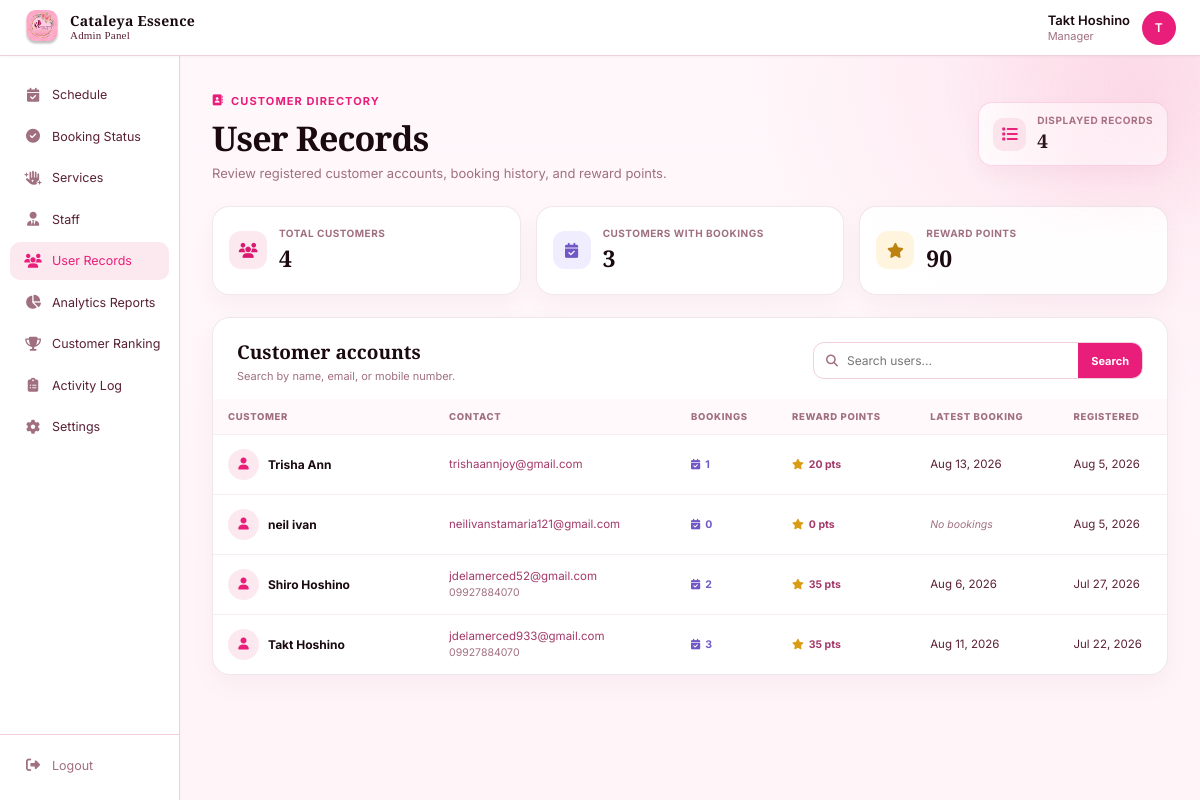
The page /Php/Admin-UserRecords.php (signed in) on the database its author committed.
### tables this page shows
CREATE TABLE `users` (
  `id` int NOT NULL,
  `full_name` varchar(100) NOT NULL,
  `email` varchar(100) NOT NULL,
  `phone` varchar(20) DEFAULT NULL,
  `address_line1` varchar(255) DEFAULT NULL,
  `address_line2` varchar(255) DEFAULT NULL,
  `city` varchar(100) DEFAULT NULL,
  `province` varchar(100) DEFAULT NULL,
  `postal_code` varchar(20) DEFAULT NULL,
  `password_hash` varchar(255) NOT NULL,
  `profile_photo` varchar(255) DEFAULT NULL,
  `is_verified` tinyint(1) DEFAULT '0',
  `created_at` timestamp NULL DEFAULT CURRENT_TIMESTAMP,
  `is_admin` tinyint(1) DEFAULT '0'
);

### Php/Admin-UserRecords.php (the view, shortened to what this page needs)
<?php
require_once __DIR__ . '/../config/database.php';
$search = trim((string) ($_GET['q'] ?? ''));
$where = ['u.is_admin = 0'];
$params = [];
$whereSql = implode(' AND ', $where);
$recordsStatement = $pdo->prepare(
    "SELECT
        u.id,
        u.full_name,
        u.email,
        u.phone,
        u.created_at,
        COUNT(DISTINCT b.id) AS booking_count,
        MAX(b.booking_date) AS latest_booking_date,
        COALESCE(r.points, 0) AS reward_points
     FROM users u
     LEFT JOIN bookings b ON b.user_id = u.id
     LEFT JOIN rewards r ON r.user_id = u.id
     WHERE {$whereSql}
     GROUP BY u.id, u.full_name, u.email, u.phone, u.created_at, r.points
     ORDER BY u.created_at DESC, u.full_name ASC"
);
$recordsStatement->execute($params);
$userRecords = $recordsStatement->fetchAll(PDO::FETCH_ASSOC);
$customerTotals = $pdo->query(
    "SELECT
        COUNT(*) AS total_customers
     FROM users
     WHERE is_admin = 0"
)->fetch(PDO::FETCH_ASSOC) ?: [];
$customersWithBookings = (int) $pdo->query(
    "SELECT COUNT(DISTINCT b.user_id)
     FROM bookings b
     INNER JOIN users u ON u.id = b.user_id
     WHERE u.is_admin = 0"
)->fetchColumn();
$rewardPointsTotal = (int) $pdo->query(
    "SELECT COALESCE(SUM(r.points), 0)
     FROM rewards r
     INNER JOIN users u ON u.id = r.user_id
     WHERE u.is_admin = 0"
)->fetchColumn();
$totalCustomers = (int) ($customerTotals['total_customers'] ?? 0);
$adminName = trim((string) ($_SESSION['full_name'] ?? 'Admin')) ?: 'Admin';
$adminInitial = strtoupper(substr($adminName, 0, 1)) ?: 'A';
?>
<!DOCTYPE html>
<html lang="en">
<head>
    <link rel="stylesheet" href="https://cdnjs.cloudflare.com/ajax/libs/font-awesome/6.5.0/css/all.min.css" />
    <link rel="stylesheet" href="../css/Admin-Booking Analytics.css" />
    <link rel="stylesheet" href="../css/admin-sidebar.css" />
    <link rel="stylesheet" href="../css/Admin-UserRecords.css" />
</head>
<body class="user-records-page admin-page">
    <header class="navbar">
        <div class="navbar-brand">
            <div class="navbar-logo"><img src="../img/Rectangle 38 (1).png" class="logo-img" alt="Cataleya Essence of Beauty" /></div>
            <div class="navbar-brand-text">
                <span class="navbar-brand-name">Cataleya Essence</span>
                <span class="navbar-brand-sub">Admin Panel</span>
            </div>
        </div>
        <div class="navbar-user">
            <div class="user-info">
                <span class="user-name"><?php echo htmlspecialchars($adminName, ENT_QUOTES, 'UTF-8'); ?></span>
                <span class="user-role">Manager</span>
            </div>
            <div class="user-avatar"><?php echo htmlspecialchars($adminInitial, ENT_QUOTES, 'UTF-8'); ?></div>
        </div>
    </header>
    <div class="layout">
        <aside class="sidebar">
            <nav class="sidebar-nav">
                <a href="Admin-Sched.php" class="nav-link"><i class="fas fa-calendar-check"></i> Schedule</a>
                <a href="Admin-BookingStatus.php" class="nav-link"><i class="fas fa-check-circle"></i> Booking Status</a>
                <a href="Admin-Service.php" class="nav-link"><i class="fas fa-hand-sparkles"></i> Services</a>
                <a href="Admin-Staff.php" class="nav-link"><i class="fas fa-user-tie"></i> Staff</a>
                <a href="Admin-UserRecords.php" class="nav-link active"><i class="fas fa-users"></i> User Records</a>
                <a href="Admin-Analytics.php" class="nav-link"><i class="fas fa-chart-pie"></i> Analytics Reports</a>
                <a href="Admin-CustomerRanking.php" class="nav-link"><i class="fas fa-trophy"></i> Customer Ranking</a>
                <a href="Admin-ActivityLog.php" class="nav-link"><i class="fas fa-clipboard-list"></i> Activity Log</a>
                <a href="Admin-Settings.php" class="nav-link"><i class="fas fa-cog"></i> Settings</a>
            </nav>
            <div class="sidebar-footer">
                <a href="../auth/logout.php" class="nav-link logout"><i class="fas fa-sign-out-alt"></i> Logout</a>
            </div>
        </aside>
        <main class="main">
            <section class="page-header">
                <div>
                    <span class="page-eyebrow"><i class="fas fa-address-book"></i> Customer directory</span>
                    <h1 class="page-title">User Records</h1>
                    <p class="page-sub">Review registered customer accounts, booking history, and reward points.</p>
                </div>
                <div class="records-count" aria-label="Records displayed">
                    <i class="fas fa-list"></i>
                    <div><span>Displayed records</span><strong><?php echo number_format(count($userRecords)); ?></strong></div>
                </div>
            </section>
            <section class="records-summary" aria-label="User record summary">
                <article class="records-stat-card records-stat-card--rose"><span><i class="fas fa-users"></i></span><div><small>Total customers</small><strong><?php echo number_format($totalCustomers); ?></strong></div></article>
                <article class="records-stat-card records-stat-card--purple"><span><i class="fas fa-calendar-check"></i></span><div><small>Customers with bookings</small><strong><?php echo number_format($customersWithBookings); ?></strong></div></article>
                <article class="records-stat-card records-stat-card--gold"><span><i class="fas fa-star"></i></span><div><small>Reward points</small><strong><?php echo number_format($rewardPointsTotal); ?></strong></div></article>
            </section>
            <section class="records-card" aria-labelledby="recordsTitle">
                <div class="records-card-head">
                    <div>
                        <h2 id="recordsTitle">Customer accounts</h2>
                        <p>Search by name, email, or mobile number.</p>
                    </div>
                    <form id="recordsSearchForm" class="records-search" method="get" action="Admin-UserRecords.php" role="search">
                        <i class="fas fa-search" aria-hidden="true"></i>
                        <input id="recordSearch" name="q" type="search" value="<?php echo htmlspecialchars($search, ENT_QUOTES, 'UTF-8'); ?>" placeholder="Search users..." autocomplete="off" />
                        <button type="submit">Search</button>
                    </form>
                </div>
                <?php if (!empty($userRecords)): ?>
                    <div class="records-table-wrap">
                        <table class="records-table">
                            <thead>
                                <tr><th>Customer</th><th>Contact</th><th>Bookings</th><th>Reward points</th><th>Latest booking</th><th>Registered</th></tr>
                            </thead>
                            <tbody id="recordsTableBody">
                                <?php foreach ($userRecords as $record): ?>
                                    <?php
                                        $recordName = (string) $record['full_name'];
                                        $recordSearchText = trim($recordName . ' ' . (string) $record['email'] . ' ' . (string) $record['phone']);
                                    ?>
                                    <tr data-record-search="<?php echo htmlspecialchars($recordSearchText, ENT_QUOTES, 'UTF-8'); ?>">
                                        <td><div class="record-customer"><span class="record-avatar"><i class="fas fa-user" aria-hidden="true"></i></span><strong><?php echo htmlspecialchars($recordName, ENT_QUOTES, 'UTF-8'); ?></strong></div></td>
                                        <td><div class="record-contact"><a href="mailto:<?php echo htmlspecialchars((string) $record['email'], ENT_QUOTES, 'UTF-8'); ?>"><?php echo htmlspecialchars((string) $record['email'], ENT_QUOTES, 'UTF-8'); ?></a><?php if (!empty($record['phone'])): ?><span><?php echo htmlspecialchars((string) $record['phone'], ENT_QUOTES, 'UTF-8'); ?></span><?php endif; ?></div></td>
                                        <td><span class="record-bookings"><i class="fas fa-calendar-check" aria-hidden="true"></i> <?php echo number_format((int) $record['booking_count']); ?></span></td>
                                        <td><span class="record-points"><i class="fas fa-star" aria-hidden="true"></i> <?php echo number_format((int) $record['reward_points']); ?> pts</span></td>
                                        <td><?php echo !empty($record['latest_booking_date']) ? htmlspecialchars(date('M j, Y', strtotime((string) $record['latest_booking_date'])), ENT_QUOTES, 'UTF-8') : '<span class="record-empty">No bookings</span>'; ?></td>
                                        <td><?php echo htmlspecialchars(date('M j, Y', strtotime((string) $record['created_at'])), ENT_QUOTES, 'UTF-8'); ?></td>
                                    </tr>
                                <?php endforeach; ?>
                            </tbody>
                        </table>
                    </div>
                <?php else: ?>
                    <div class="records-empty"><span><i class="fas fa-users"></i></span><h2>No user records found</h2><p>Try another search term.</p></div>
                <?php endif; ?>
            </section>
        </main>
    </div>
</body>
</html>

### css/Admin-Booking Analytics.css (style rules this page uses)
*, *::before, *::after { box-sizing: border-box; margin: 0; padding: 0; }
:root { --pink-light: #fce8ef; --pink-mid: #f8d0dc; --pink-accent: #e91e7a; --pink-soft: #f06292; --text-dark: #1a0a10; --text-mid: #5a2035; --text-muted: #a07080; --border: #f0d0da; --white: #ffffff; --bg: #FEEAF1; --sidebar-w: 180px; --navbar-h: 56px; --shadow-sm: 0 1px 3px rgba(0, 0, 0, 0.04); }
body { font-family: 'Inter', sans-serif; color: var(--text-dark); min-height: 100vh; }
.navbar { position: fixed; top: 0; left: 0; right: 0; height: var(--navbar-h); background: var(--white); border-bottom: 1px solid var(--border); display: flex; align-items: center; justify-content: space-between; padding: 0 24px; z-index: 100; box-shadow: var(--shadow-sm); }
.navbar-brand { display: flex; align-items: center; gap: 10px; }
.navbar-logo { width: 36px; height: 36px; border-radius: 10px; overflow: hidden; flex-shrink: 0; display: flex; align-items: center; justify-content: center; }
.navbar-logo img { width: 100%; height: 100%; object-fit: cover; border-radius: 9px; }
.navbar-brand-text { display: flex; flex-direction: column; line-height: 1.2; }
.navbar-brand-name { font-family: 'Playfair Display', serif; font-size: 14px; font-weight: 700; color: var(--text-dark); letter-spacing: 0.3px; }
.navbar-brand-sub { font-family: 'Playfair Display', serif; font-size: 11px; font-weight: 400; color: var(--text-mid); letter-spacing: 0.2px; }
.navbar-user { display: flex; align-items: center; gap: 12px; }
.user-avatar { width: 34px; height: 34px; border-radius: 50%; background: var(--pink-accent); color: var(--white); font-size: 12px; font-weight: 600; display: flex; align-items: center; justify-content: center; letter-spacing: 0.5px; flex-shrink: 0; }
.user-info { display: flex; flex-direction: column; line-height: 1.3; }
.user-name { font-size: 13px; font-weight: 600; color: var(--text-dark); }
.user-role { font-size: 11px; color: var(--text-muted); }
.layout { display: flex; padding-top: var(--navbar-h); min-height: 100vh; }
.sidebar { width: var(--sidebar-w); background: var(--white); border-right: 1px solid var(--border); padding: 20px 0 0 0; position: fixed; top: var(--navbar-h); bottom: 0; left: 0; overflow-y: auto; display: flex; flex-direction: column; justify-content: space-between; z-index: 50; box-shadow: var(--shadow-sm); }
.sidebar-nav { display: flex; flex-direction: column; gap: 2px; padding: 0 10px; }
.nav-link { display: flex; align-items: center; gap: 10px; padding: 10px 14px; font-size: 12.5px; font-weight: 400; color: var(--text-mid); text-decoration: none; border-radius: 8px; transition: color 0.15s, background 0.15s; line-height: 1.4; }
.nav-link i { width: 18px; font-size: 14px; text-align: center; flex-shrink: 0; color: var(--text-muted); transition: color 0.15s; }
.nav-link.active { color: var(--pink-accent); font-weight: 600; background: var(--pink-light); }
.nav-link.active i { color: var(--pink-accent); }
.sidebar-footer { padding: 12px 10px 16px 10px; border-top: 1px solid var(--border); margin-top: 8px; }
.nav-link.logout { color: var(--text-muted); gap: 10px; }
.nav-link.logout i { color: var(--text-muted); }
.main { margin-left: var(--sidebar-w); flex: 1; padding: 28px 28px 40px; min-width: 0; position: relative; }
.main::before { content: ''; position: absolute; top: 0; right: 0; width: 260px; height: 180px; background: radial-gradient(ellipse at 80% 20%, rgba(240, 100, 150, 0.10) 0%, transparent 70%), radial-gradient(ellipse at 60% 60%, rgba(255, 180, 210, 0.08) 0%, transparent 60%); pointer-events: none; border-radius: 0 0 0 120px; }
.page-header { display: flex; align-items: flex-start; justify-content: space-between; margin-bottom: 20px; }
.page-title { font-family: 'Playfair Display', serif; font-size: 22px; font-weight: 600; color: var(--text-dark); margin-bottom: 4px; }
.page-sub { font-size: 12px; color: var(--text-muted); }
.page-eyebrow { display: inline-flex; align-items: center; gap: 7px; margin-bottom: 7px; color: var(--pink-accent); font-size: 11px; font-weight: 700; letter-spacing: 0.1em; text-transform: uppercase; }

### rows shown on the page
users: full_name "Trisha Ann", email "trishaannjoy@gmail.com", booking_count "1", reward_points "20", latest_booking_date "Aug 13, 2026", created_at "Aug 5, 2026"
users: full_name "neil ivan", email "neilivanstamaria121@gmail.com", booking_count "0", reward_points "0", shows "No bookings", created_at "Aug 5, 2026"
users: full_name "Shiro Hoshino", email "jdelamerced52@gmail.com", phone "09927884070", booking_count "2", reward_points "35", latest_booking_date "Aug 6, 2026", created_at "Jul 27, 2026"
users: full_name "Takt Hoshino", email "jdelamerced933@gmail.com", phone "09927884070", booking_count "3", reward_points "35", latest_booking_date "Aug 11, 2026", created_at "Jul 22, 2026"

### other values the page prints
$adminName "Takt Hoshino"
$adminInitial "T"
count($userRecords) "4"
$totalCustomers "4"
$customersWithBookings "3"
$rewardPointsTotal "90"
